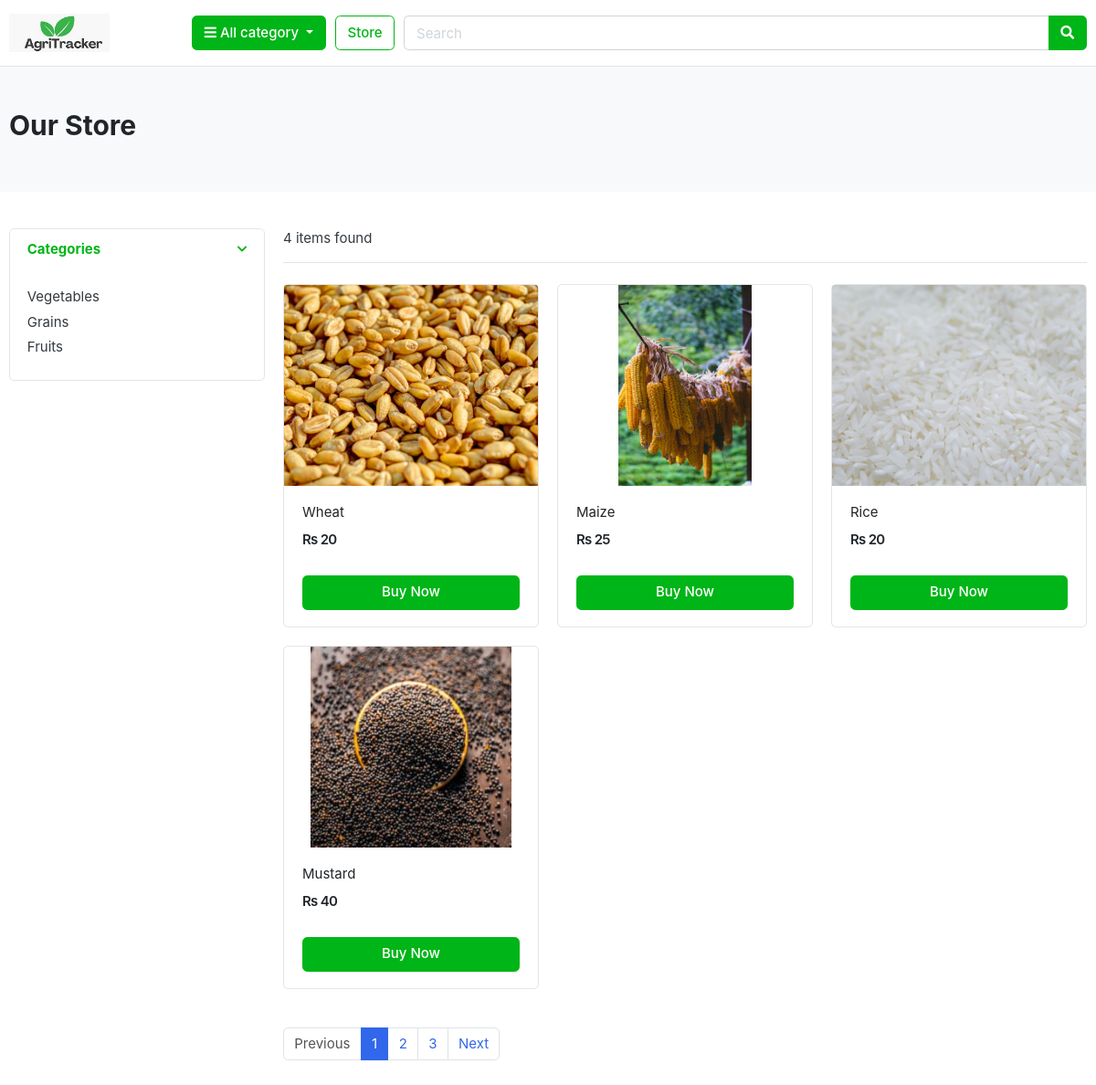
The app's page /store/grains/ with its own data.
### category/models.py (models this page shows, shortened)
class Category(models.Model):
    category_name = models.CharField(max_length=50,unique=True)
    slug=models.SlugField(max_length=100,unique=True)
    description= models.TextField(max_length=255,blank=True)
    cat_image = models.ImageField(upload_to='photos/categories/',blank=True)
    class Meta:
        verbose_name = 'category'
        verbose_name_plural= 'categories'
    def get_url(self):
        return reverse('products_by_category',args=[self.slug])

### store/models.py (models this page shows, shortened)
class Product(models.Model):
    product_name = models.CharField(max_length=200,unique=True)
    slug = models.SlugField(max_length=200,unique=True)
    description = models.TextField(max_length=800,unique=True)
    price = models.IntegerField()
    images = models.ImageField(upload_to='photos/products')
    stock = models.IntegerField()
    is_available = models.BooleanField(default=True)
    category = models.ForeignKey(Category,on_delete=models.CASCADE)
    created_date= models.DateTimeField(auto_now_add=True)
    modified_date = models.DateTimeField(auto_now=True)
    def get_url(self):
        return reverse('product_detail',args=[self.category.slug,self.slug])

### store/views.py (the view)
# urls.py: path('store/',include('store.urls')),
def store(request,category_slug=None):
    categories = None
    products= None
    if category_slug!=None:
        categories =get_object_or_404(Category, slug=category_slug)
        products = Product.objects.filter(category=categories,is_available=True)
        product_count=products.count()
    else:
        products = Product.objects.all().filter(is_available=True)
        product_count=products.count()
    context={
        'products':products,
        'product_count':product_count
    }
    return render(request, 'store/store.html',context)

### category/context_processors.py (called while the page is built)
def menu_links(request):
    links=Category.objects.all()
    return dict(links=links)

### templates/store/store.html (shortened to what this page needs)
{% load static %}
{% include 'header1.html' %}
<header class="section-header">
<section class="header-main border-bottom">
	<div class="container">
		<div class="row align-items-center">
			<div class="col-lg-2 col-md-3 col-6">
				<a href="{% url 'home' %}" class="brand-wrap">
					<img class="logo" src="{% static 'images/agritracker_logo.jpeg' %}">
				</a>
			</div>
			<div class="col-lg col-sm col-md col-6 flex-grow-0">
				<div class="category-wrap dropdown d-inline-block float-right">
					<button type="button" class="btn btn-success dropdown-toggle" data-toggle="dropdown">
						<i class="fa fa-bars"></i> All category
					</button>
				</div>
			</div>
			<a href="{% url 'store' %}" class="btn btn-outline-success">Store</a>
			<div class="col-lg col-md-6 col-sm-12 col">
				<form action="{% url 'store_search' %}" method="GET" class="search">
					<div class="input-group w-100">
						<input type="text" class="form-control" style="width:60%;" placeholder="Search" name="keyword">
						<div class="input-group-append">
							<button class="btn btn-success" type="submit">
								<i class="fa fa-search"></i>
							</button>
						</div>
					</div>
				</form>
			</div>
		</div>
	</div>
</section>
</header>
<section class="section-pagetop bg">
	<div class="container">
		<h2 class="title-page">
			{% if request.GET.keyword %}
				Search results for "{{ request.GET.keyword }}"
			{% else %}
				Our Store
			{% endif %}
		</h2>
	</div>
</section>
<section class="section-content padding-y">
	<div class="container">
		<div class="row">
			<aside class="col-md-3">
				<div class="card">
					<article class="filter-group">
						<header class="card-header">
							<a href="#" data-toggle="collapse" data-target="#collapse_1" aria-expanded="true">
								<i class="icon-control fa fa-chevron-down text-success"></i>
								<h6 class="title text-success">Categories</h6>
							</a>
						</header>
						<div class="filter-content collapse show" id="collapse_1">
							<div class="card-body">
								<ul class="list-menu">
									{% for category in links %}
										<li><a href="{{ category.get_url }}"> {{ category.category_name }} </a></li>
									{% endfor %}
								</ul>
							</div>
						</div>
					</article>
				</div>
			</aside>
			<main class="col-md-9">
				<header class="border-bottom mb-4 pb-3">
					<div class="form-inline">
						<span class="mr-md-auto">{{ product_count }} items found</span>
					</div>
				</header>
				<div class="row">
					{% if products %}
						{% for product in products %}
							<div class="col-md-4">
								<figure class="card card-product-grid">
									<div class="img-wrap">
										<img src="{{ product.images.url }}" alt="{{ product.product_name }}">
									</div>
									<figcaption class="info-wrap">
										<div class="fix-height">
											<a href="{{ product.get_url }}" class="title">{{ product.product_name }}</a>
											<div class="price-wrap mt-2">
												<span class="price">Rs {{ product.price }}</span>
											</div>
										</div>
										<a href="{{ product.get_url }}" class="btn btn-block btn-success">Buy Now</a>
									</figcaption>
								</figure>
							</div>
						{% endfor %}
					{% else %}
						<div class="col-12">
							<h2 class="text-danger">No results found. Please try again.</h2>
						</div>
					{% endif %}
				</div>
				<nav class="mt-4" aria-label="Page navigation sample">
					<ul class="pagination">
						<li class="page-item disabled"><a class="page-link" href="#">Previous</a></li>
						<li class="page-item active"><a class="page-link" href="#">1</a></li>
						<li class="page-item"><a class="page-link" href="#">2</a></li>
						<li class="page-item"><a class="page-link" href="#">3</a></li>
						<li class="page-item"><a class="page-link" href="#">Next</a></li>
					</ul>
				</nav>
			</main>
		</div>
	</div>
</section>

### agritracker_main/static/css/ui.css (style rules this page uses)
html { font-family: "Inter", sans-serif; font-size: 15px; }
.img-wrap { text-align: center; display: block; }
.img-wrap img { max-width: 100%; }
.price-wrap { letter-spacing: -0.7px; }
.padding-y { padding-top: 40px; padding-bottom: 40px; }
figure { margin-bottom: 0; }
article:after, .form-group:after { display: block; clear: both; content: ""; }
.bg { background-color: #f8f9fa; }
.title-page { color: #212529; }
.header-main { position: relative; padding-top: 1rem; padding-bottom: 1rem; }
.brand-wrap .logo, .navbar-brand .logo { margin-right: 7px; max-height: 42px; display: inline-block; }
[class*=list-] li:after { visibility: hidden; display: block; content: ""; overflow: hidden; height: 0; clear: both; }
.list-menu { list-style: none; margin: 0; padding-left: 0; }
.list-menu li { margin-bottom: 5px; }
.list-menu a { color: #343a40; }
[class*=card-product] a.title { color: #212529; display: block; }
[class*=card-product] .img-wrap { overflow: hidden; position: relative; }
[class*=card-product] .img-wrap img { height: 100%; max-width: 100%; width: auto; display: inline-block; -o-object-fit: cover; object-fit: cover; }
.card-product-grid { margin-bottom: 20px; }
.card-product-grid .img-wrap { border-radius: 0.2rem 0.2rem 0 0; height: 220px; }
.card-product-grid .info-wrap { overflow: hidden; padding: 18px 20px; }
.card-product-grid .fix-height { height: 80px; overflow: hidden; }
.card .img-wrap { overflow: hidden; }
.price { font-weight: 600; color: #212529; }
.icon-control { margin-top: 5px; float: right; font-size: 80%; }
.card-header .title { margin-bottom: 0; line-height: 1.5; }
.filter-group { border-bottom: 1px solid #e4e4e4; }
.filter-group .card-header { border-bottom: 0; }
.filter-group:last-child { border-bottom: 0; }
.section-pagetop { padding: 45px 0; }

### records on screen
Category: category_name "Vegetables"
Category: category_name "Grains"
Category: category_name "Fruits"
Product: images (picture), product_name "Wheat", price "20"
Product: images (picture), product_name "Maize", price "25"
Product: images (picture), product_name "Rice", price "20"
Product: images (picture), product_name "Mustard", price "40"

### other values on screen
{{ product_count }} "4"
